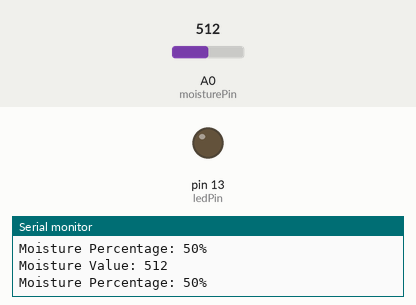
The sketch below on a simulated Arduino Uno, built with avr-gcc and run on an emulated ATmega328P. Shown: output pins drawn as LEDs (lit = HIGH), the last lines printed to the serial monitor. Inputs (shaded band) come from the test bench; at power-on: A0 (moisturePin) = 512.

Above: at 1.8 s.
1.9 s: A0 (moisturePin) set to 324
3.4 s: A0 (moisturePin) set to 289
At 4.6 s:
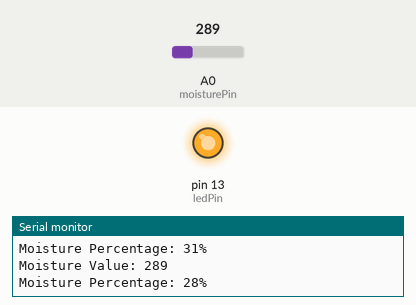
5.5 s: A0 (moisturePin) set to 511
At 7.2 s:
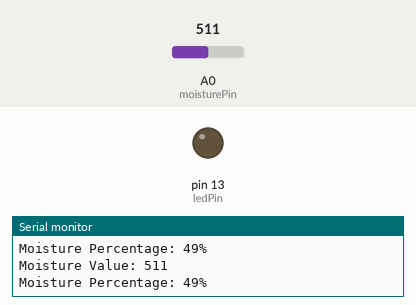
7.5 s: A0 (moisturePin) set to 306
At 8.9 s:
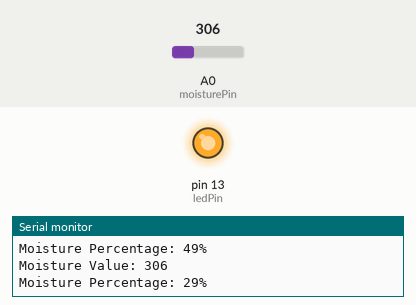
Timing chart, 0 to 10.5 s (numbered marks = the images above; inputs shaded):
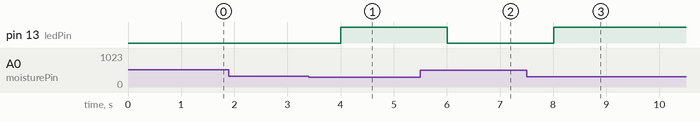

The sketch:

LED_ON_OFF_Soil_Moisture_Sensor.ino
```cpp
// Soil moisture sensor pin
const int moisturePin = A0;

// LED pin
const int ledPin = 13;

// Threshold value to determine LED on/off
const int thresholdPercentage = 30;

void setup() {
  // Set the LED pin as an output
  pinMode(ledPin, OUTPUT);

  // Start the serial communication
  Serial.begin(9600);
}

void loop() {
  // Read the analog value from the soil moisture sensor
  int moistureValue = analogRead(moisturePin);

  // Print the moisture value to the serial monitor
  Serial.print("Moisture Value: ");
  Serial.println(moistureValue);

  // Convert the analog value to a percentage (0-100%)
  int moisturePercentage = map(moistureValue, 0, 1023, 0, 100);

  // Print the moisture percentage to the serial monitor
  Serial.print("Moisture Percentage: ");
  Serial.print(moisturePercentage);
  Serial.println("%");

  // Check if the moisture value is above the threshold
  if (moisturePercentage < thresholdPercentage) {
    digitalWrite(ledPin, HIGH);  // Turn the LED on
  } else {
    digitalWrite(ledPin, LOW);   // Turn the LED off
  }

  // Delay for a short interval before the next reading
  delay(1000);
}
```

Measured:
- the behaviour switches between 307 and 306 on A0 (moisturePin) (found by bisection; images 0 and 1)
- after the input at 3.4 s, pin 13 (ledPin): LOW → HIGH after 0.60 s
- after the input at 5.5 s, pin 13 (ledPin): HIGH → LOW after 0.51 s
- after the input at 7.5 s, pin 13 (ledPin): LOW → HIGH after 0.51 s
